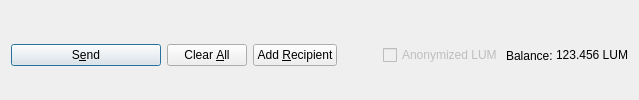
         <widget class="QFrame" name="frame_Send">
          <layout class="QHBoxLayout" name="horizontalLayout">
           <property name="bottomMargin">
            <number>0</number>
           </property>
           <item>
            <widget class="QPushButton" name="sendButton">
             <property name="minimumSize">
              <size>
               <width>150</width>
               <height>0</height>
              </size>
             </property>
             <property name="toolTip">
              <string>Confirm the send action</string>
             </property>
             <property name="text">
              <string>S&amp;end</string>
             </property>
             <property name="icon">
              <iconset resource="../prism.qrc">
               <normaloff>:/icons/send</normaloff>:/icons/send</iconset>
             </property>
             <property name="autoDefault">
              <bool>false</bool>
             </property>
             <property name="default">
              <bool>true</bool>
             </property>
            </widget>
           </item>
           <item>
            <widget class="QPushButton" name="clearButton">
             <property name="sizePolicy">
              <sizepolicy hsizetype="Minimum" vsizetype="Fixed">
               <horstretch>0</horstretch>
               <verstretch>0</verstretch>
              </sizepolicy>
             </property>
             <property name="toolTip">
              <string>Clear all fields of the form.</string>
             </property>
             <property name="text">
              <string>Clear &amp;All</string>
             </property>
             <property name="icon">
              <iconset resource="../prism.qrc">
               <normaloff>:/icons/remove</normaloff>:/icons/remove</iconset>
             </property>
             <property name="autoDefault">
              <bool>false</bool>
             </property>
            </widget>
           </item>
           <item>
            <widget class="QPushButton" name="addButton">
             <property name="toolTip">
              <string>Send to multiple recipients at once</string>
             </property>
             <property name="text">
              <string>Add &amp;Recipient</string>
             </property>
             <property name="icon">
              <iconset resource="../prism.qrc">
               <normaloff>:/icons/add</normaloff>:/icons/add</iconset>
             </property>
             <property name="autoDefault">
              <bool>false</bool>
             </property>
            </widget>
           </item>
           <item>
            <spacer name="horizontalSpacer">
             <property name="orientation">
              <enum>Qt::Horizontal</enum>
             </property>
             <property name="sizeHint" stdset="0">
              <size>
               <width>40</width>
               <height>20</height>
              </size>
             </property>
            </spacer>
           </item>
           <item>
            <layout class="QHBoxLayout" name="horizontalLayout_2">
             <property name="spacing">
              <number>3</number>
             </property>
             <item>
              <widget class="QCheckBox" name="checkzLUM">
               <property name="enabled">
                <bool>false</bool>
               </property>
               <property name="text">
                <string>Anonymized LUM</string>
               </property>
              </widget>
             </item>
             <item>
              <widget class="QLabel" name="label">
               <property name="text">
                <string>Balance:</string>
               </property>
              </widget>
             </item>
             <item>
              <widget class="QLabel" name="labelBalance">
               <property name="sizePolicy">
                <sizepolicy hsizetype="Preferred" vsizetype="Fixed">
                 <horstretch>0</horstretch>
                 <verstretch>0</verstretch>
                </sizepolicy>
               </property>
               <property name="cursor">
                <cursorShape>IBeamCursor</cursorShape>
               </property>
               <property name="text">
                <string notr="true">123.456 LUM</string>
               </property>
               <property name="textInteractionFlags">
                <set>Qt::LinksAccessibleByMouse|Qt::TextSelectableByKeyboard|Qt::TextSelectableByMouse</set>
               </property>
              </widget>
             </item>
            </layout>
           </item>
          </layout>
         </widget>
